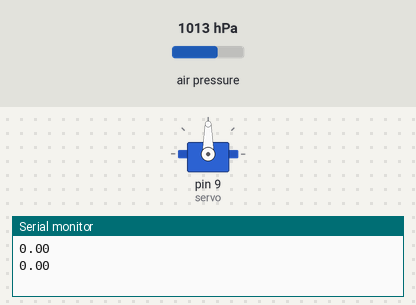
A sketch run on a simulated Arduino Uno, built with avr-gcc and run on an emulated ATmega328P. Parts: servo, the last lines printed to the serial monitor. The inputs (shaded band) are chosen by the test bench; at power-on: air pressure 1013 hPa.

Above: at 1.2 s.
1.3 s: air pressure set to 1011 hPa
At 2.5 s:
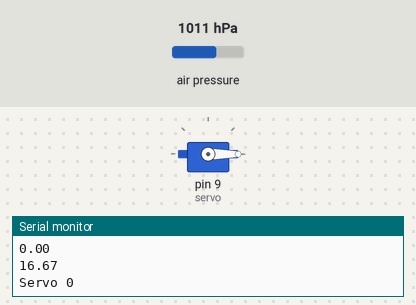
Timing chart, 0 to 5.5 s (numbered marks = the images above; inputs shaded):
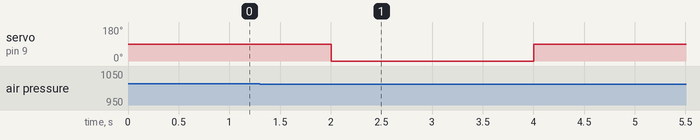

Measured:
- the behaviour switches between 1013 and 1012 hPa on air pressure (found by bisection; images 0 and 1)
- after the input at 1.3 s, servo on pin 9 (servo): 90° → 0° after 0.71 s, → 90° 2.0 s later

The sketch:

servo_con_bmp.ino
```cpp
#include <Servo.h>
#include <Adafruit_BMP280.h>

Adafruit_BMP280 bmp;
Servo servo;

float presion, altitud, presion_inicial;
bool servoHaSidoActivado = false;

void setup() {
  Serial.begin(9600);

  servo.attach(9);
  bmp.begin(0x76);

  presion_inicial = bmp.readPressure() / 100.0;
}

void loop() {
  altitud = bmp.readAltitude(presion_inicial);

  Serial.println(String(altitud));

  if (altitud >= 1 && !servoHaSidoActivado) {
    servoHaSidoActivado = true;
    servo.write(0);
    Serial.println("Servo 0");
    delay(2000);

    servo.write(90);
    Serial.println("Servo 90");
    delay(1000);

//    servo.write(0);
//    Serial.println("Servo 0");
//    delay(1000);

  }

  delay(1000);
}
```
